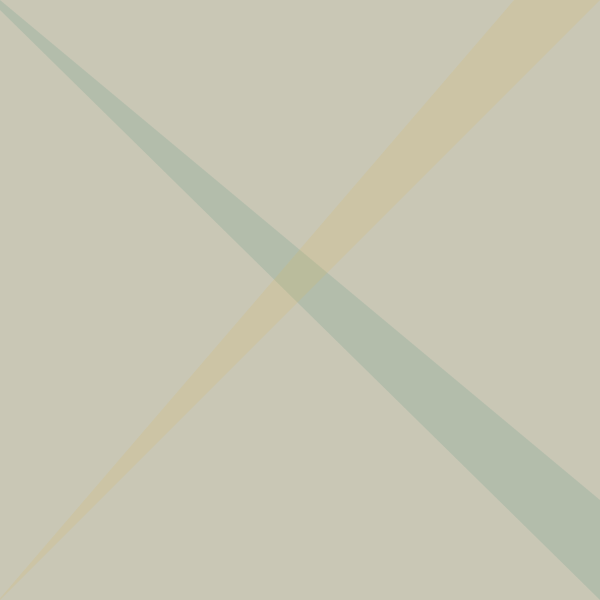
Frame 1 (no input)
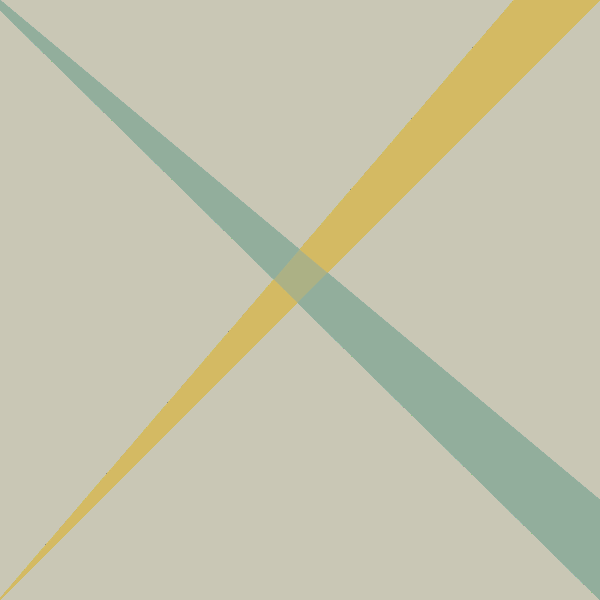
Frame 60 (the mouse pressed at the canvas centre just before this capture)
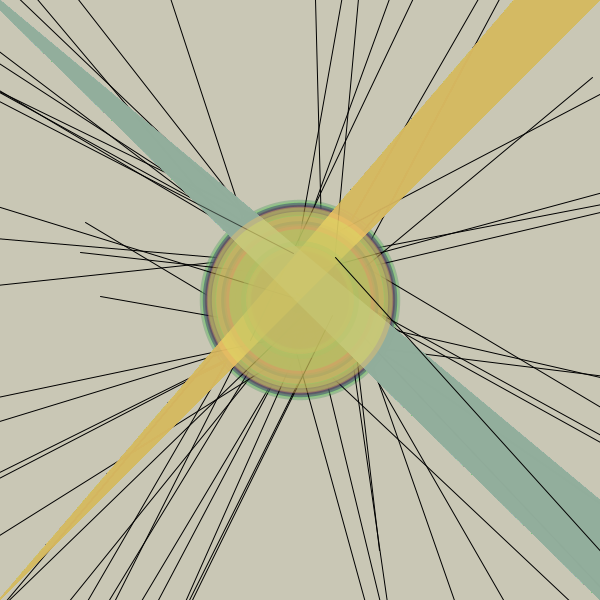
Frame 120 (the mouse held since frame 60 and released just before this capture)

The Processing sketch that drew these frames (run headless with seeded random() and noise(); from frame 60 on, the mouse is pressed at the canvas centre):

// Processing sketch: P_S1_Shape3
// ── P_S1_Shape3.pde
// @author: Tomas de Camino Beck
// Dinamic array use

ArrayList<PVector> balls = new ArrayList<PVector>();

void setup() {
  size(600, 600);
  stroke(0, 100);
  noFill();
  background(#C9C7B5);
}

void draw() {
  frameRate(12);
  noStroke();
  fill(#91AD9B,100);
  quad(0,0,width,height-100,width,height,0,10);
  fill(#D6B65F,50);
  quad(-10,height+10,width,-100,width,0,0,height);  
  if (mousePressed) {
    float r = random(10, 200);
    noStroke();
    fill(random(255), random(255), 100, 100);
    ellipse(mouseX, mouseY, r+10, r+10);
    fill(random(255), random(255), 100, 100);
    ellipse(mouseX, mouseY, r, r);
    stroke(0);
    line(mouseX+random(-50,50),mouseY+random(-50,50),mouseX+random(-1000,1000),mouseY+random(-1000,1000));
  }

}
